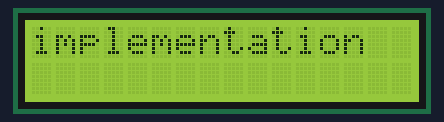
This sketch was run on a simulated Arduino Uno, built with avr-gcc and run on an emulated ATmega328P. Parts: 16×2 character LCD. No radio packets arrive unless stated; what the sketch prints to the serial monitor is not drawn.

Above: at 0.1 s.
At 1.1 s:
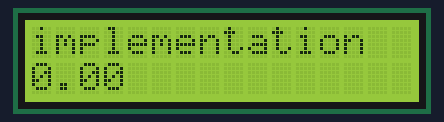

The sketch:

Receive44.ino
```cpp
#include <SPI.h>
#include "RF24.h"
#include <Wire.h>
#include <LiquidCrystal.h>

RF24 rf24(9,10); // CE, CSN
float data;
float implementation;
const byte addr[] = "10003";
const byte pipe = 1;
const int rs = 4, en = 3, d4 = 2, d5 = 6, d6 = 7, d7 = 8;
LiquidCrystal lcd(rs, en, d4, d5, d6, d7);

void setup() {
  Serial.begin(9600);
  rf24.begin();
  rf24.setChannel(103);
  rf24.setPALevel(RF24_PA_MAX);
  rf24.setDataRate(RF24_2MBPS);
  rf24.openReadingPipe(pipe, addr);
  rf24.startListening();
  Serial.println("nRF24L01 ready!");
    // set up the LCD's number of columns and rows:
  lcd.begin(16, 2);
  // Print a message to the LCD.
  lcd.setCursor(0, 0);
  lcd.print("implementation");
}
void loop() {
  rf24.read(&data, sizeof(data));
  delay(1000);
  lcd.setCursor(0, 1);
  lcd.print(data);
  Serial.println(data);
}
```
